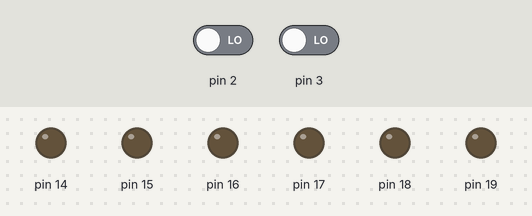
Bench run of a sketch on a simulated Arduino Uno, built with avr-gcc and run on an emulated ATmega328P. On the bench: output pins drawn as LEDs (lit = HIGH). Dashed ring = blinking. Inputs (shaded band) come from the test bench; at power-on: pin 2 LOW, pin 3 LOW.

Above: at 0.8 s.
0.9 s: pin 2 driven HIGH
At 1.8 s:
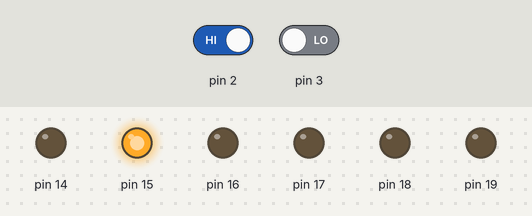
2.4 s: pin 3 driven HIGH
At 2.8 s:
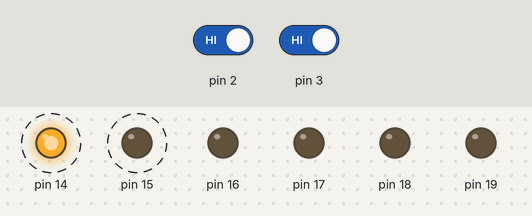
5.4 s: pin 3 driven LOW
At 6.1 s:
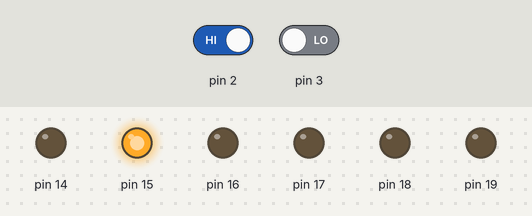
6.9 s: pin 2 driven LOW
At 7.6 s:
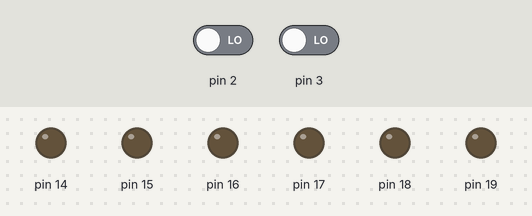
Timing chart, 0 to 9.4 s (numbered marks = the images above; inputs shaded):
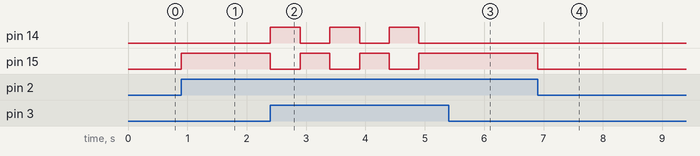

The sketch:

EXP14.ino
```cpp
#include<avr/io.h>
#include<util/delay.h>
#define checkbit(x,y)((x)&(y))
#define bitn(p)(0x01<<(p))
int main(void)
{
  DDRC = 0xFF;
  DDRD = 0x00;
  while(1)
  {
    if(checkbit(PIND,bitn(2)))
    {
      PORTC = 0b00000010;
      _delay_ms(500);
    }
    if(checkbit(PIND,bitn(3)))
    {
      PORTC = 0b00000001;
      _delay_ms(500);
    }
    PORTC = 0x00;
  }
}
```

Measured:
- after the input at 0.9 s, pin 15: LOW → HIGH at once
- after the input at 2.4 s, pin 14, pin 15: alternates HIGH for 0.50 s and LOW for 0.50 s, starting at once
- after the input at 5.4 s, pin 14: stays LOW (without the input it goes to HIGH after 0.00 s); pin 15: stays HIGH (without the input it goes to LOW after 0.00 s)
- after the input at 6.9 s, pin 15: HIGH → LOW at once
